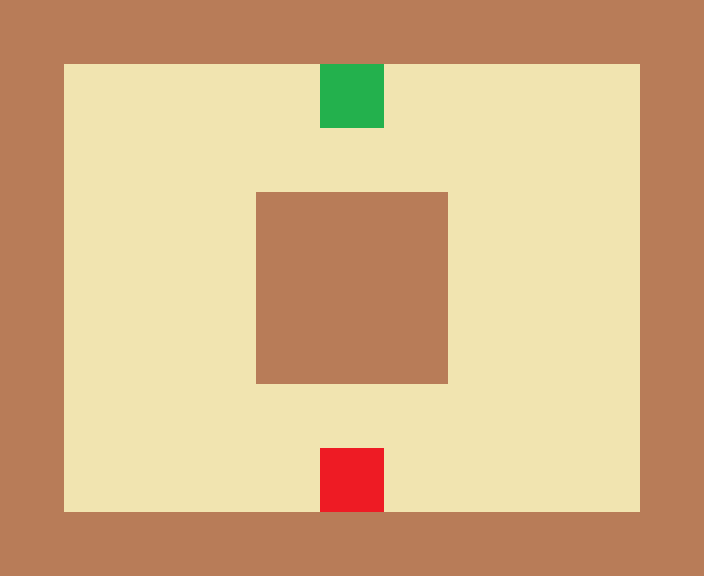

A level layout from a 2D game, rendered from its tile map. Below: a short description, then the map file with its tile-grid data intact:
An orthogonal 11x9 tile map with 64x64 px tiles, 2 tile layers (tiles, enemies).

<map version="1.0" orientation="orthogonal" width="11" height="9" tilewidth="64" tileheight="64">
 <tileset firstgid="1" name="tiled" tilewidth="64" tileheight="64">
  <image source="../tiled.png" width="256" height="128" />
 </tileset>
 <layer name="tiles" width="11" height="9">
  <data>
   <tile gid="1" />
   <tile gid="1" />
   <tile gid="1" />
   <tile gid="1" />
   <tile gid="1" />
   <tile gid="1" />
   <tile gid="1" />
   <tile gid="1" />
   <tile gid="1" />
   <tile gid="1" />
   <tile gid="1" />
   <tile gid="1" />
   <tile gid="2" />
   <tile gid="2" />
   <tile gid="2" />
   <tile gid="2" />
   <tile gid="2" />
   <tile gid="2" />
   <tile gid="2" />
   <tile gid="2" />
   <tile gid="2" />
   <tile gid="1" />
   <tile gid="1" />
   <tile gid="2" />
   <tile gid="2" />
   <tile gid="2" />
   <tile gid="2" />
   <tile gid="2" />
   <tile gid="2" />
   <tile gid="2" />
   <tile gid="2" />
   <tile gid="2" />
   <tile gid="1" />
   <tile gid="1" />
   <tile gid="2" />
   <tile gid="2" />
   <tile gid="2" />
   <tile gid="1" />
   <tile gid="1" />
   <tile gid="1" />
   <tile gid="2" />
   <tile gid="2" />
   <tile gid="2" />
   <tile gid="1" />
   <tile gid="1" />
   <tile gid="2" />
   <tile gid="2" />
   <tile gid="2" />
   <tile gid="1" />
   <tile gid="1" />
   <tile gid="1" />
   <tile gid="2" />
   <tile gid="2" />
   <tile gid="2" />
   <tile gid="1" />
   <tile gid="1" />
   <tile gid="2" />
   <tile gid="2" />
   <tile gid="2" />
   <tile gid="1" />
   <tile gid="1" />
   <tile gid="1" />
   <tile gid="2" />
   <tile gid="2" />
   <tile gid="2" />
   <tile gid="1" />
   <tile gid="1" />
   <tile gid="2" />
   <tile gid="2" />
   <tile gid="2" />
   <tile gid="2" />
   <tile gid="2" />
   <tile gid="2" />
   <tile gid="2" />
   <tile gid="2" />
   <tile gid="2" />
   <tile gid="1" />
   <tile gid="1" />
   <tile gid="2" />
   <tile gid="2" />
   <tile gid="2" />
   <tile gid="2" />
   <tile gid="2" />
   <tile gid="2" />
   <tile gid="2" />
   <tile gid="2" />
   <tile gid="2" />
   <tile gid="1" />
   <tile gid="1" />
   <tile gid="1" />
   <tile gid="1" />
   <tile gid="1" />
   <tile gid="1" />
   <tile gid="1" />
   <tile gid="1" />
   <tile gid="1" />
   <tile gid="1" />
   <tile gid="1" />
   <tile gid="1" />
  </data>
 </layer>
 <layer name="enemies" width="11" height="9">
  <data>
   <tile gid="0" />
   <tile gid="0" />
   <tile gid="0" />
   <tile gid="0" />
   <tile gid="0" />
   <tile gid="0" />
   <tile gid="0" />
   <tile gid="0" />
   <tile gid="0" />
   <tile gid="0" />
   <tile gid="0" />
   <tile gid="0" />
   <tile gid="0" />
   <tile gid="0" />
   <tile gid="0" />
   <tile gid="0" />
   <tile gid="6" />
   <tile gid="0" />
   <tile gid="0" />
   <tile gid="0" />
   <tile gid="0" />
   <tile gid="0" />
   <tile gid="0" />
   <tile gid="0" />
   <tile gid="0" />
   <tile gid="0" />
   <tile gid="0" />
   <tile gid="0" />
   <tile gid="0" />
   <tile gid="0" />
   <tile gid="0" />
   <tile gid="0" />
   <tile gid="0" />
   <tile gid="0" />
   <tile gid="0" />
   <tile gid="0" />
   <tile gid="0" />
   <tile gid="0" />
   <tile gid="0" />
   <tile gid="0" />
   <tile gid="0" />
   <tile gid="0" />
   <tile gid="0" />
   <tile gid="0" />
   <tile gid="0" />
   <tile gid="0" />
   <tile gid="0" />
   <tile gid="0" />
   <tile gid="0" />
   <tile gid="0" />
   <tile gid="0" />
   <tile gid="0" />
   <tile gid="0" />
   <tile gid="0" />
   <tile gid="0" />
   <tile gid="0" />
   <tile gid="0" />
   <tile gid="0" />
   <tile gid="0" />
   <tile gid="0" />
   <tile gid="0" />
   <tile gid="0" />
   <tile gid="0" />
   <tile gid="0" />
   <tile gid="0" />
   <tile gid="0" />
   <tile gid="0" />
   <tile gid="0" />
   <tile gid="0" />
   <tile gid="0" />
   <tile gid="0" />
   <tile gid="0" />
   <tile gid="0" />
   <tile gid="0" />
   <tile gid="0" />
   <tile gid="0" />
   <tile gid="0" />
   <tile gid="0" />
   <tile gid="0" />
   <tile gid="0" />
   <tile gid="0" />
   <tile gid="0" />
   <tile gid="3" />
   <tile gid="0" />
   <tile gid="0" />
   <tile gid="0" />
   <tile gid="0" />
   <tile gid="0" />
   <tile gid="0" />
   <tile gid="0" />
   <tile gid="0" />
   <tile gid="0" />
   <tile gid="0" />
   <tile gid="0" />
   <tile gid="0" />
   <tile gid="0" />
   <tile gid="0" />
   <tile gid="0" />
   <tile gid="0" />
  </data>
 </layer>
</map>
